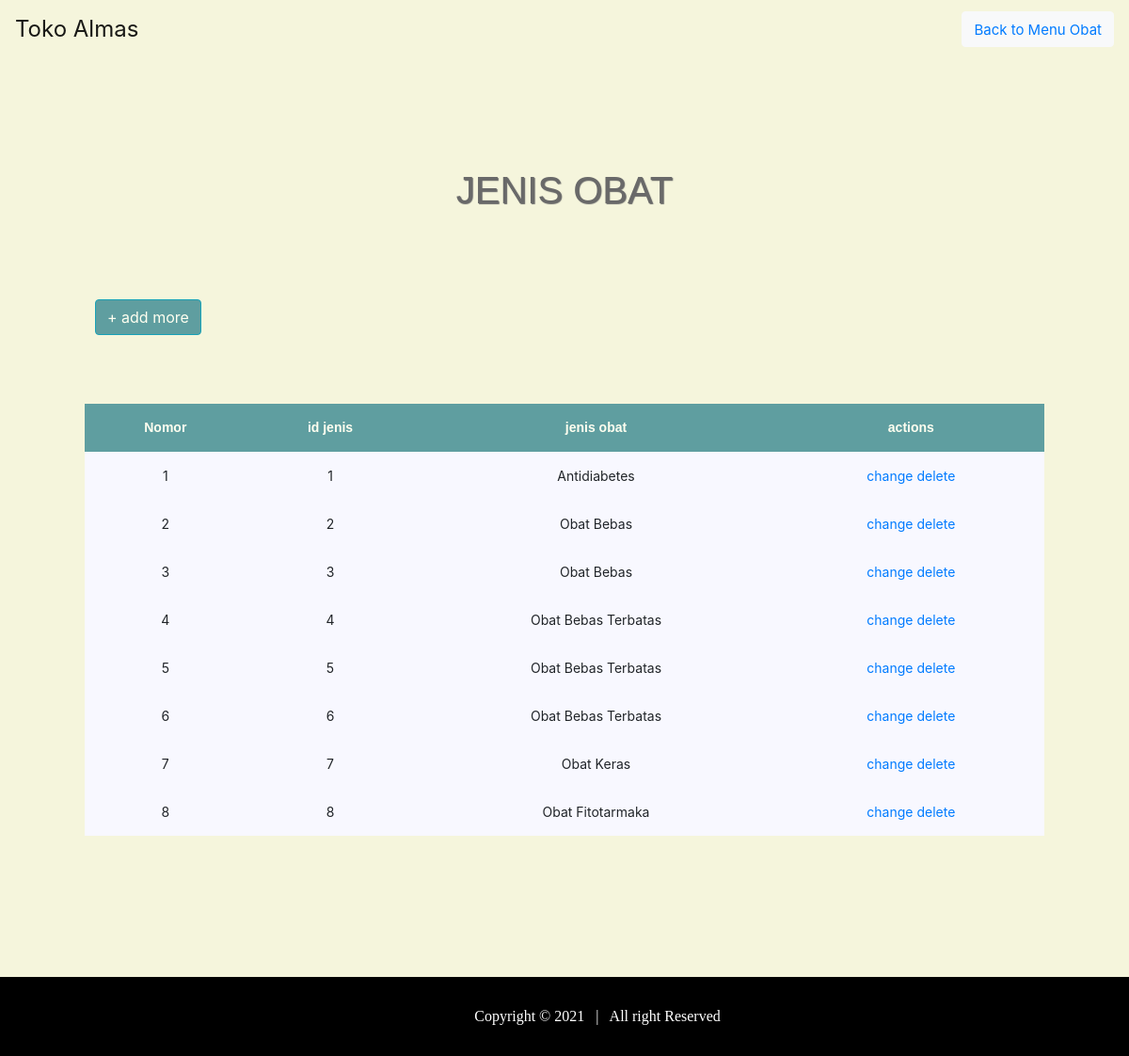
/jenis.php (signed in), run on the app's committed database.
### tables this page shows
CREATE TABLE `jenis` (
  `id_jenis` int(20) NOT NULL,
  `jenis_obat` varchar(20) NOT NULL,
  `nama_obat` varchar(20) NOT NULL,
  `harga_obat` int(20) NOT NULL,
  `kode_obat` int(20) NOT NULL
);

### functions.php (called while the page is built, shortened)
<?php
$conn = mysqli_connect("localhost", "root", "", "almassistem");
function query($query) {
    global $conn;
    $result = mysqli_query($conn, $query);
    $rows = [];
    while ($row = mysqli_fetch_assoc($result)) {
      $rows[] = $row;
    }
    return $rows;
  }
?>

### jenis.php (the view, shortened to what this page needs)
<?php
require 'functions.php';
$jenis = query("SELECT * FROM jenis");
 ?>
<!DOCTYPE html>
<html lang="en">
<head>
    <link rel="stylesheet" href="https://cdn.jsdelivr.net/npm/bootstrap@4.5.3/dist/css/bootstrap.min.css">
    <link rel="stylesheet" type="text/css" href="style.css">
    <link rel="stylesheet" href="https://cdn.jsdelivr.net/npm/bootstrap@4.5.3/dist/css/bootstrap.min.css">
    <link rel="stylesheet" type="text/css" href="styleobat.css">
</head>
<body>
<header>
        <nav class="navbar navbar-expand-lg navbar-light bg-transparent">
            <a class="navbar-brand text-black" >Toko Almas</a>
            <div class="collapse navbar-collapse" id="navbarSupportedContent">
                <ul class="navbar-nav ml-auto">
                    <li class="nav-item">
                        <button type="button" class="btn btn-light"><a href="menukedua.php" style="font-size: 15px;">Back to Menu Obat</a></button>
                    </li>
                </ul>
            </div>
        </nav>
    </header>
    <p>JENIS OBAT</p>
    <button type="button" class="btn btn-info" style="margin-top: 70px; margin-left: 101px; background-color: CadetBlue;"> <a href="tambahjenis.php" style="color: Ivory;">+ add more</a></button>
    <br> <br>
    <br>
    <table align="center" border="1" cellpadding="10" cellspacing="0">
        <tr>
            <th>Nomor</th>
            <th>id jenis</th>
            <th> jenis obat</th>
            <th>actions</th>
        </tr>
        <?php $i = 1; ?>
        <?php foreach ($jenis as $row) : ?>
        <tr>
            <td><?= $i; ?></td>
            <td> <?= $row["id_jenis"]; ?> </td>
            <td> <?= $row["jenis_obat"]; ?> </td>
            <td>
                <a href="ubahjenis.php?id_jenis= <?= $row["id_jenis"]; ?>">change</a>
                <a href="hapusjenis.php?id_jenis=<?= $row["id_jenis"]; ?>"onclick="return confirm('apakan anda yakin akan meenghapus data?');">delete </a>
            </td>
        </tr>
        <?php $i++; ?>
        <?php endforeach; ?>
    </table>
</body>
<footer>
        <div class='footer-left' style="text-align: center;">
          Copyright  &#169; 2021 &nbsp;&nbsp;|&nbsp;&nbsp;  All right Reserved
        </div>
    </footer>
</html>

### style.css (style rules this page uses)
.navbar-brand { font-size: 18pt; }

### styleobat.css (style rules this page uses)
.navbar-brand { font-size: 24px; }
body { padding: 0; margin: 0; background-color: Beige; }
p { text-align: center; padding-top: 110px; color: DimGrey; text-shadow: 1px 1px 1px #696969; font-family: Arial, Sans-serif; font-size: 40px; }
table, th, td { text-align: center; border: 1px Ivory; border-collapse: collapse; }
th { background-color: CadetBlue; color: Ivory; font-family: Arial, Helvetica, sans-serif;; font-size: 14px; }
td { background-color: GhostWhite; font-size: 14px; }
th, td { padding: 15px; }
table { margin-top: 25px; margin-bottom: 20px; width: 85%; }
footer { background-color: black; color: white; font-family: 'EB Garamond'; padding: 30px 30px 30px 100px; margin-top: 150px; }

### data on the page
jenis: id_jenis "1", jenis_obat "Antidiabetes"
jenis: id_jenis "2", jenis_obat "Obat Bebas"
jenis: id_jenis "3", jenis_obat "Obat Bebas"
jenis: id_jenis "4", jenis_obat "Obat Bebas Terbatas"
jenis: id_jenis "5", jenis_obat "Obat Bebas Terbatas"
jenis: id_jenis "6", jenis_obat "Obat Bebas Terbatas"
jenis: id_jenis "7", jenis_obat "Obat Keras"
jenis: id_jenis "8", jenis_obat "Obat Fitotarmaka"
